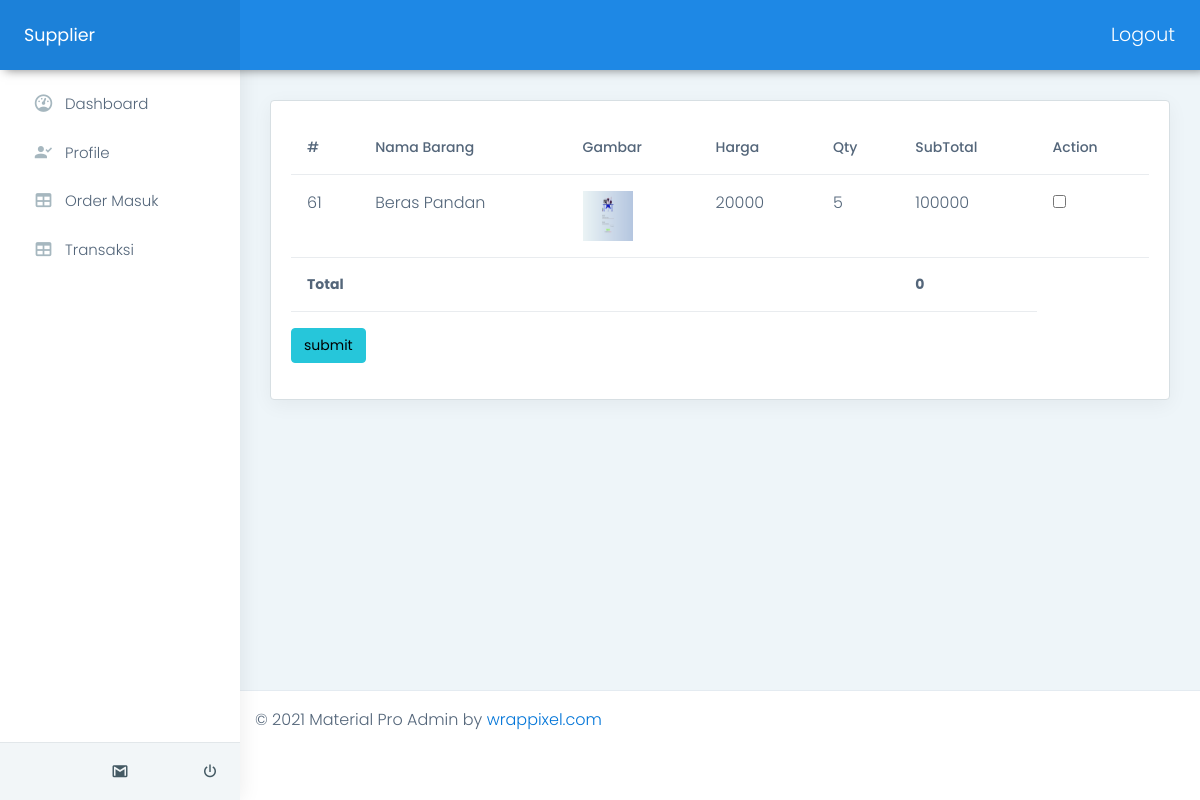
Page /supplier/index.php?page=datapesanan&modul=konf&id=61 (signed in) on the committed database.
### tables this page shows
CREATE TABLE `tb_pengadaan_stock` (
  `Id` int(11) NOT NULL,
  `tanggal_transaksi` datetime DEFAULT CURRENT_TIMESTAMP,
  `Total` double DEFAULT NULL,
  `is_approve` tinyint(1) DEFAULT NULL,
  `supplier_nohp` varchar(40) NOT NULL,
  `status` int(11) NOT NULL
);

CREATE TABLE `tb_barang` (
  `Id_barang` int(11) NOT NULL,
  `Nama_barang` varchar(40) NOT NULL,
  `stock` int(11) DEFAULT NULL,
  `harga_beli` double NOT NULL,
  `harga` double NOT NULL,
  `gambar` varchar(100) DEFAULT NULL
);

CREATE TABLE `tb_pengadaan_stock_detail` (
  `id` int(11) NOT NULL,
  `id_pengadaan_stock` int(11) NOT NULL,
  `id_item` varchar(40) NOT NULL,
  `harga` double NOT NULL,
  `qty` int(11) NOT NULL,
  `appproved_by` varchar(40) DEFAULT NULL,
  `status` varchar(20) DEFAULT NULL,
  `is_rejected` tinyint(2) DEFAULT NULL,
  `qty_rejected` int(100) DEFAULT NULL
);

### supplier/datapesanan/edit.php (the view, shortened to what this page needs)
<?php
if (isset($_GET['id'])) {
    $id = $_GET['id'];
}
    $query = "SELECT
                TPS.Total,TPS.tanggal_transaksi,TPS.Id,
                TPSD.harga,TPSD.qty,TPSD.appproved_by,TPSD.id_pengadaan_stock,TPSD.id AS id_detail_pengadaan_stock,
                TB.Nama_barang,TB.gambar,TB.Id_barang
                FROM tb_pengadaan_stock TPS
                LEFT JOIN tb_pengadaan_stock_detail TPSD ON TPSD.id_pengadaan_stock=TPS.Id
                LEFT JOIN tb_barang TB ON TPSD.id_item=TB.Id_barang";
    $result=mysqli_query($conn,$query);
?>
<form action="" method="post" class='container-add-gudang'>
    <table class="table user-table">
        <thead>
            <tr>
                <th class="border-top-0">#</th>
                <th class="border-top-0">Nama Barang</th>
                <th class="border-top-0">Gambar</th>
                <th class="border-top-0">Harga</th>
                <th class="border-top-0">Qty</th>
                <th class="border-top-0">SubTotal</th>
                <th class="border-top-0">Action</th>
            </tr>
        </thead>
        <tbody id="tbodyTable">
            <?php
                while ($row =mysqli_fetch_assoc($result)) {
                    if($row['Id']== $id && $row['appproved_by'] == null){
            ?>
                <tr>
                    <td><?= $row['Id'] ?></td>
                    <td><?= $row['Nama_barang']?></td>
                    <td><img src="http://localhost/ricemil/assets/images/produk/<?php echo $row['gambar'] ?>" width="50px" height="50px" alt=""></td>
                    <td><?= $row['harga']?></td>
                    <td><?= $row['qty']?></td>
                    <td><?= $row['harga'] * $row['qty']?></td>
                    <td>
                        <input type="checkbox" name="" data-idparenttrxt="<?php echo $id ?>" data-id="<?php echo $row['id_detail_pengadaan_stock']?>" class="check-item">
                    </td>
                </tr>
            <?php
        }
                }
            ?>
        </tbody>
        <tfoot>
            <tr>
                <th colspan='5'>Total</th>
                <th id='totalVal'>0</th>
            </tr>
        </tfoot>
    </table>
    <div class="form-group">
        <input type="submit" class='btn btn-success' id='submit' name='submit' value='submit' class='form-control'>
    </div>
</form>

### rows in the picture
tb_pengadaan_stock: Id "61", tb_barang.Nama_barang "Beras Pandan", tb_barang.gambar (picture), tb_pengadaan_stock_detail.harga "20000", tb_pengadaan_stock_detail.qty "5", tb_pengadaan_stock_detail.harga+qty "100000"
